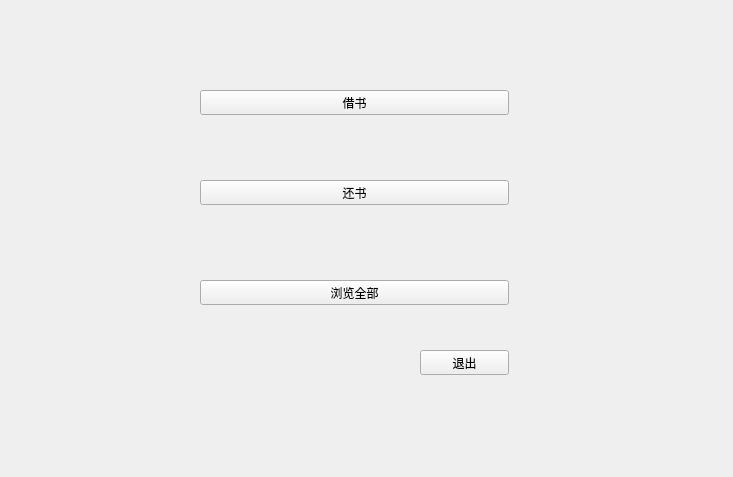
<?xml version="1.0" encoding="UTF-8"?>
<ui version="4.0">
 <class>Control_custom</class>
 <widget class="QWidget" name="Control_custom">
  <property name="geometry">
   <rect>
    <x>0</x>
    <y>0</y>
    <width>733</width>
    <height>477</height>
   </rect>
  </property>
  <property name="windowTitle">
   <string>Form</string>
  </property>
  <property name="styleSheet">
   <string notr="true">background-image: url(:/img/backgroud.png);</string>
  </property>
  <widget class="QPushButton" name="Borrow">
   <property name="geometry">
    <rect>
     <x>200</x>
     <y>90</y>
     <width>309</width>
     <height>25</height>
    </rect>
   </property>
   <property name="text">
    <string>借书</string>
   </property>
  </widget>
  <widget class="QPushButton" name="Return">
   <property name="geometry">
    <rect>
     <x>200</x>
     <y>180</y>
     <width>309</width>
     <height>25</height>
    </rect>
   </property>
   <property name="text">
    <string>还书</string>
   </property>
  </widget>
  <widget class="QPushButton" name="Through">
   <property name="geometry">
    <rect>
     <x>200</x>
     <y>280</y>
     <width>309</width>
     <height>25</height>
    </rect>
   </property>
   <property name="text">
    <string>浏览全部</string>
   </property>
  </widget>
  <widget class="QPushButton" name="Exit">
   <property name="geometry">
    <rect>
     <x>420</x>
     <y>350</y>
     <width>89</width>
     <height>25</height>
    </rect>
   </property>
   <property name="text">
    <string>退出</string>
   </property>
  </widget>
 </widget>
 <resources/>
 <connections/>
</ui>
